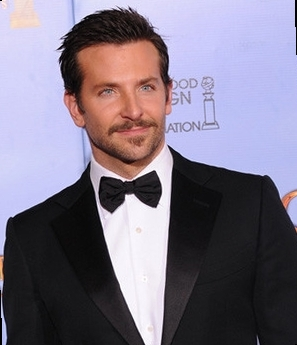
#> input picture 1_edge_detection_different_methods/canny/faces_imgs/2.jpg, 297 x 345 px; its folder holds only this picture in this run
$ jupyter execute --allow-errors laplacian.ipynb
#> lines starting #> are read from the running program, lines starting #| are printed output that depends on the picture
# Laplacian filters

Laplacian filters use the second derivative of the image intensity, measuring the rate at which the first derivatives change. This determines if a change in adjacent pixel values is from an edge or continuous progression.

They are more sensitive to small changes in intensity, and can be used to detect both edges and corners.

They are also more prone to noise, which can lead to false edges being detected. Therefore the image is often Gaussian smoothed before applying the Laplacian filter.

Unlike the gradient-based operators, no directional information about the edge is given.

The Laplacian operator approximates the second derivative:

The derivatives can be estimated using the discrete difference approximations with 3x3 convolution mask:

The sum of all kernel elements must be zero for the filter to give a zero response in homogeneous areas.

## Implementation

[cell 1]
import sys
import numpy as np
import matplotlib.pyplot as plt
sys.path.append('../')
import canny.utils.utils as utils
import cv2
import os

[cell 2]
def load_data(dir_name):
#> called with dir_name = '../canny/faces_imgs'
    imgs = []
    for filename in os.listdir(dir_name):
        if os.path.isfile(dir_name + '/' + filename):
            img = cv2.imread(dir_name + '/' + filename)
#> img is the input picture: shape (345, 297, 3); mean B, G, R 133.6, 116.8, 124.6
            imgs.append(img)
    return imgs

def apply_operator_to_images(image_list, operator):
    processed_images = []
    for image in image_list:
        edges = operator(image)
        processed_images.append(edges)
    return processed_images

def show_edges(original_images, processed_images):

    fig, axes = plt.subplots(len(original_images), 2, figsize=(10, 10))

    for i, (image, processed_image) in enumerate(zip(original_images, processed_images)):
        axes[i][0].imshow(image, cmap='gray')
        axes[i][0].axis('off')
        axes[i][0].set_title('Original')
        axes[i][1].imshow(processed_image, cmap='gray')
        axes[i][1].axis('off')
        axes[i][1].set_title('Processed')

[cell 3]
def laplacian_filter(image):
    image = cv2.cvtColor(image, cv2.COLOR_BGR2RGB)
    image = cv2.GaussianBlur(image, (3, 3), 0)
    image = cv2.cvtColor(image, cv2.COLOR_BGR2GRAY)
    image = cv2.Laplacian(image, -1, ksize=3) #it calls internally the Sobel operator
    return image

[cell 4]
images = load_data('../canny/faces_imgs')
#> images = 1 item

laplacian_results = apply_operator_to_images(images, laplacian_filter)
#> the loop in apply_operator_to_images, `for image in image_list:` made 1 pass
#> pass 1, in laplacian_filter, `image = cv2.cvtColor(image, cv2.COLOR_BGR2GRAY)`:
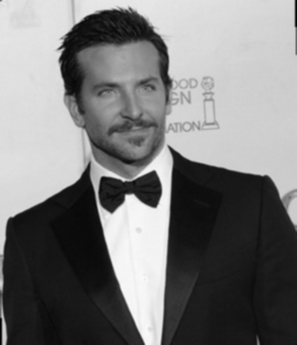
#> image: shape (345, 297); min 1, max 251, mean 122.9
#> pass 1, in laplacian_filter, `image = cv2.Laplacian(image, -1, ksize=3)`:
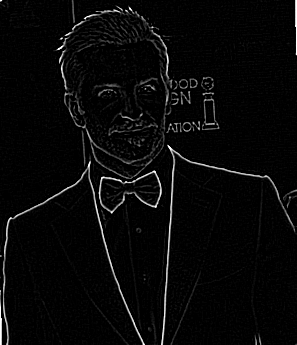
#> image: shape (345, 297); min 0, max 255, mean 8.2
#> laplacian_results = 1 item
#> the loop in show_edges, `for i, (image, processed_image) in enumerate(zip(original_images, proc..` made 1 pass
images = [cv2.cvtColor(image, cv2.COLOR_BGR2GRAY) for image in images]
#> (the rest of this cell did not finish here and is left out)

$ run again, on 1_edge_detection_different_methods/canny/faces_imgs/4.jpg
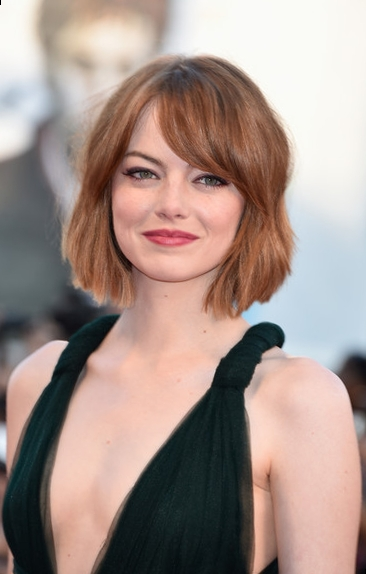
#> input picture 1_edge_detection_different_methods/canny/faces_imgs/4.jpg, 366 x 574 px
#> in load_data, img is the input picture: shape (574, 366, 3); mean B, G, R 138.2, 145.5, 164.8
#> images = 1 item
#> the loop in apply_operator_to_images, `for image in image_list:` made 1 pass
#> pass 1, in laplacian_filter, `image = cv2.cvtColor(image, cv2.COLOR_BGR2GRAY)`:
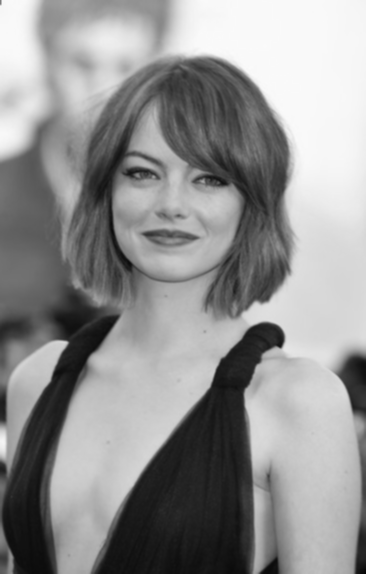
#> image: shape (574, 366); min 6, max 251, mean 145.5
#> pass 1, in laplacian_filter, `image = cv2.Laplacian(image, -1, ksize=3)`:
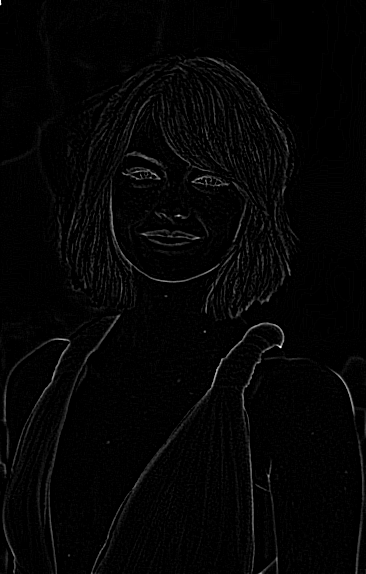
#> image: shape (574, 366); min 0, max 255, mean 4.7
#> the loop in show_edges, `for i, (image, processed_image) in enumerate(zip(original_images, proc..` made 1 pass
